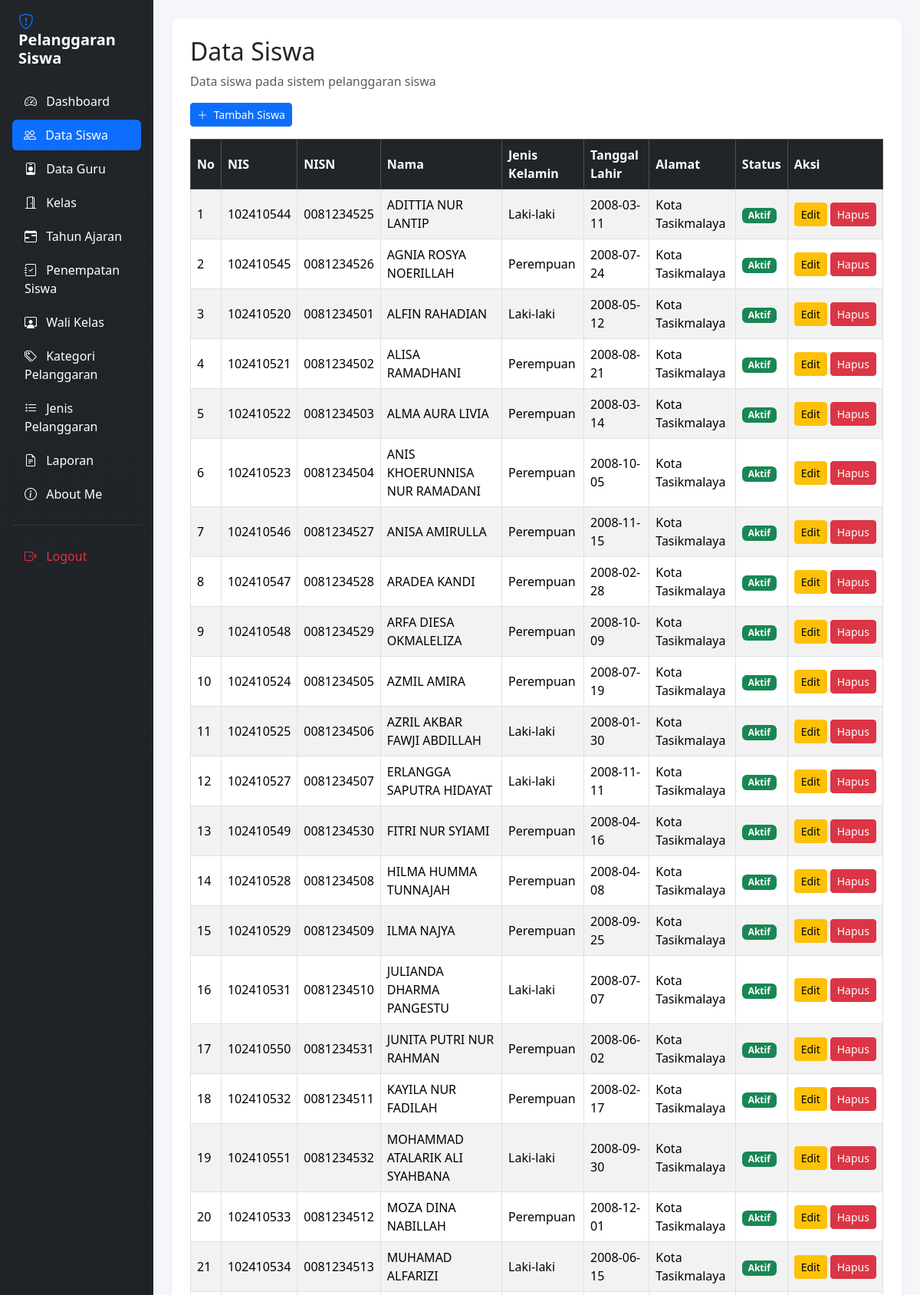
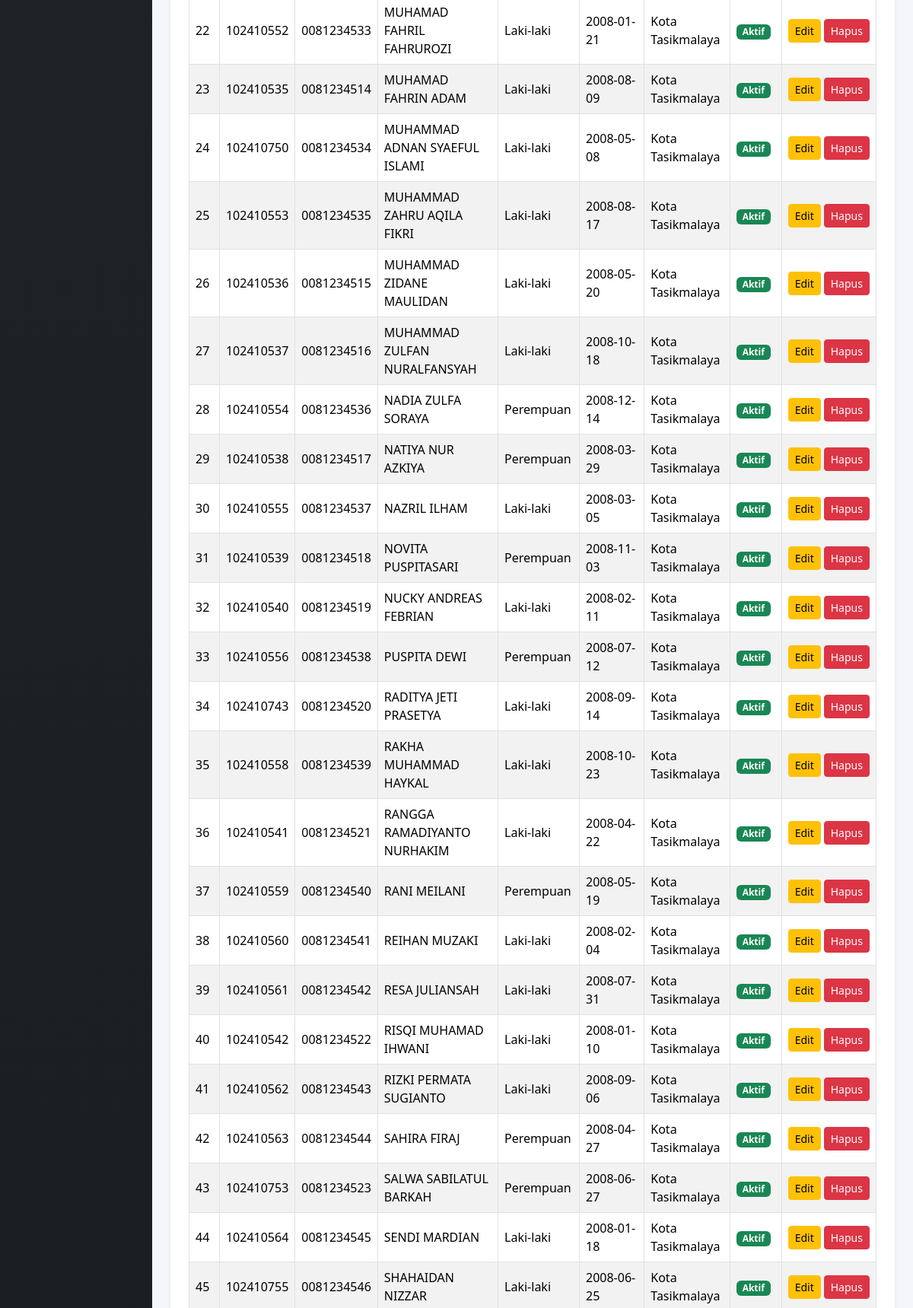
Screenshot of /data_siswa.php (signed in, upper part) with the database file from the repository (2 pictures, top to bottom).
### tables this page shows
CREATE TABLE `t_siswa` (
  `id` int(11) NOT NULL,
  `nis` varchar(30) DEFAULT NULL,
  `nisn` varchar(20) NOT NULL,
  `nama` varchar(150) DEFAULT NULL,
  `jenis_kelamin` char(1) NOT NULL,
  `tanggal_lahir` date NOT NULL,
  `alamat` text NOT NULL,
  `status_aktif` tinyint(1) NOT NULL,
  `created_at` timestamp NOT NULL DEFAULT current_timestamp(),
  `updated_at` timestamp NOT NULL DEFAULT current_timestamp()
);

### data_siswa.php (the view, shortened to what this page needs)
<?php
include "config/koneksi.php";
$sql = "SELECT * FROM t_siswa
        WHERE status_aktif = 1
        ORDER BY nama ASC";
$query = mysqli_query($koneksi, $sql);
?>
<!DOCTYPE html>
<html lang="id">
<head>
    <link href="https://cdn.jsdelivr.net/npm/bootstrap@5.3.3/dist/css/bootstrap.min.css"
          rel="stylesheet">
    <link href="https://cdn.jsdelivr.net/npm/bootstrap-icons@1.11.3/font/bootstrap-icons.min.css"
          rel="stylesheet">
    <link href="https://cdn.datatables.net/2.3.4/css/dataTables.bootstrap5.min.css"
          rel="stylesheet">
</head>
<body>
<div class="container-fluid">
    <div class="row">
        <div class="col-md-3 col-lg-2 sidebar min-vh-100 p-3">
            <h4 class="text-white mb-4 fw-bold fs-5 px-2">
                <i class="bi bi-shield-exclamation text-primary me-2"></i> Pelanggaran Siswa
            </h4>
            <?php if ($_SESSION['role'] == 'admin') { ?>
            <ul class="nav nav-pills flex-column gap-1">
                <li class="nav-item">
                    <a href="dashboard.php"
                       class="nav-link text-white">
                        <i class="bi bi-speedometer2 me-2"></i> Dashboard
                    </a>
                </li>
                <li class="nav-item">
                    <a href="data_siswa.php"
                       class="nav-link active">
                        <i class="bi bi-people me-2"></i> Data Siswa
                    </a>
                </li>
                <li class="nav-item">
                    <a href="data_guru.php"
                       class="nav-link text-white">
                        <i class="bi bi-person-badge me-2"></i> Data Guru
                    </a>
                </li>
                <li class="nav-item">
                    <a href="kelas.php"
                       class="nav-link text-white">
                        <i class="bi bi-door-open me-2"></i> Kelas
                    </a>
                </li>
                <li class="nav-item">
                    <a href="tahun_ajaran.php"
                       class="nav-link text-white">
                        <i class="bi bi-calendar-range me-2"></i> Tahun Ajaran
                    </a>
                </li>
                <li class="nav-item">
                    <a href="penepatan_siswa.php"
                       class="nav-link text-white">
                        <i class="bi bi-journal-check me-2"></i> Penempatan Siswa
                    </a>
                </li>
                <li class="nav-item">
                    <a href="wali_kelas.php"
                       class="nav-link text-white">
                        <i class="bi bi-person-workspace me-2"></i> Wali Kelas
                    </a>
                </li>
                <li class="nav-item">
                    <a href="kategori_pelanggaran.php"
                       class="nav-link text-white">
                        <i class="bi bi-tags me-2"></i> Kategori Pelanggaran
                    </a>
                </li>
                <li class="nav-item">
                    <a href="jenis_pelanggaran.php"
                       class="nav-link text-white">
                        <i class="bi bi-list-task me-2"></i> Jenis Pelanggaran
                    </a>
                </li>
                <li class="nav-item">
                    <a href="laporan.php"
                       class="nav-link text-white">
                        <i class="bi bi-file-earmark-text me-2"></i> Laporan
                    </a>
                </li>
                <li class="nav-item">
                    <a href="aboutme.php"
                       class="nav-link text-white">
                        <i class="bi bi-info-circle me-2"></i> About Me
                    </a>
                </li>
                <hr class="text-secondary my-3">
                <li class="nav-item">
                    <a href="logout.php"
                       class="nav-link text-danger">
                        <i class="bi bi-box-arrow-right me-2"></i> Logout
                    </a>
                </li>
            </ul>
            <?php } ?>
        </div>
        <main class="col-md-9 col-lg-10 p-4">
            <div class="card shadow-sm p-4 bg-white">
                <h2>Data Siswa</h2>
                <p class="text-muted">
                    Data siswa pada sistem pelanggaran siswa
                </p>
                <?php if ($_SESSION['role'] == 'admin') { ?>
                <div class="mb-3">
                    <a href="tambah_siswa.php"
                       class="btn btn-primary btn-sm">
                        <i class="bi bi-plus-lg me-1"></i> Tambah Siswa
                    </a>
                </div>
                <?php } ?>
                <div class="table-responsive">
                    <table id="tabelSiswa"
                           class="table table-bordered table-striped table-hover w-100 align-middle">
                        <thead class="table-dark">
                            <tr>
                                <th>No</th>
                                <th>NIS</th>
                                <th>NISN</th>
                                <th>Nama</th>
                                <th>Jenis Kelamin</th>
                                <th>Tanggal Lahir</th>
                                <th>Alamat</th>
                                <th>Status</th>
                                <th>Aksi</th>
                            </tr>
                        </thead>
                        <tbody>
                        <?php
                        $no = 1;
                        while ($siswa = mysqli_fetch_assoc($query)) {
                        ?>
                            <tr>
                                <td>
                                    <?= $no++; ?>
                                </td>
                                <td>
                                    <?= htmlspecialchars($siswa['nis'] ?? ''); ?>
                                </td>
                                <td>
                                    <?= htmlspecialchars($siswa['nisn'] ?? ''); ?>
                                </td>
                                <td>
                                    <?= htmlspecialchars($siswa['nama'] ?? ''); ?>
                                </td>
                                <td>
                                    <?php
                                    if (($siswa['jenis_kelamin'] ?? '') == 'L') {
                                        echo "Laki-laki";
                                    } elseif (($siswa['jenis_kelamin'] ?? '') == 'P') {
                                        echo "Perempuan";
                                    } else {
                                        echo "-";
                                    }
                                    ?>
                                </td>
                                <td>
                                    <?= htmlspecialchars($siswa['tanggal_lahir'] ?? ''); ?>
                                </td>
                                <td>
                                    <?= htmlspecialchars($siswa['alamat'] ?? ''); ?>
                                </td>
                                <td>
                                    <span class="badge text-bg-success">
                                        Aktif
                                    </span>
                                </td>
                                <td>
                                    <div class="d-flex gap-1">
                                        <?php if ($_SESSION['role'] == 'admin') { ?>
                                        <a
                                            href="edit_siswa.php?id=<?= urlencode((string)$siswa['id']); ?>"
                                            class="btn btn-warning btn-sm">
                                            Edit
                                        </a>
                                        <a
                                            href="hapus_siswa.php?id=<?= urlencode((string)$siswa['id']); ?>"
                                            class="btn btn-danger btn-sm"
                                            onclick="return confirm('Yakin ingin menonaktifkan siswa ini?');">
                                            Hapus
                                        </a>
                                        <?php } else { ?>
                                        <span class="text-muted">-</span>
                                        <?php } ?>
                                    </div>
                                </td>
                            </tr>
                        <?php } ?>
                        </tbody>
                    </table>
                </div>
            </div>
        </main>
    </div>
</div>
</body>
</html>

### data_siswa.php (style rules this page uses)
body { background-color: #f4f6f9; }
.nav-link { transition: all 0.3s ease; border-radius: 6px; }
.nav-link:hover, .nav-link.active { background-color: #0d6efd !important; color: white !important; padding-left: 15px; }
#tabelSiswa th, #tabelSiswa td { vertical-align: middle; }
.table-responsive { width: 100%; }
.card { border: none; border-radius: 12px; }
.sidebar { background: linear-gradient(180deg, #212529 0%, #1a1e21 100%); }

### rows the page displays
t_siswa: nis "102410544", nisn "0081234525", nama "ADITTIA NUR LANTIP", jenis_kelamin "Laki-laki", tanggal_lahir "2008-03-11", alamat "Kota Tasikmalaya"
t_siswa: nis "102410545", nisn "0081234526", nama "AGNIA ROSYA NOERILLAH", jenis_kelamin "Perempuan", tanggal_lahir "2008-07-24", alamat "Kota Tasikmalaya"
t_siswa: nis "102410520", nisn "0081234501", nama "ALFIN RAHADIAN", jenis_kelamin "Laki-laki", tanggal_lahir "2008-05-12", alamat "Kota Tasikmalaya"
t_siswa: nis "102410521", nisn "0081234502", nama "ALISA RAMADHANI", jenis_kelamin "Perempuan", tanggal_lahir "2008-08-21", alamat "Kota Tasikmalaya"
t_siswa: nis "102410522", nisn "0081234503", nama "ALMA AURA LIVIA", jenis_kelamin "Perempuan", tanggal_lahir "2008-03-14", alamat "Kota Tasikmalaya"
t_siswa: nis "102410523", nisn "0081234504", nama "ANIS KHOERUNNISA NUR RAMADANI", jenis_kelamin "Perempuan", tanggal_lahir "2008-10-05", alamat "Kota Tasikmalaya"
t_siswa: nis "102410546", nisn "0081234527", nama "ANISA AMIRULLA", jenis_kelamin "Perempuan", tanggal_lahir "2008-11-15", alamat "Kota Tasikmalaya"
t_siswa: nis "102410547", nisn "0081234528", nama "ARADEA KANDI", jenis_kelamin "Perempuan", tanggal_lahir "2008-02-28", alamat "Kota Tasikmalaya"
t_siswa: nis "102410548", nisn "0081234529", nama "ARFA DIESA OKMALELIZA", jenis_kelamin "Perempuan", tanggal_lahir "2008-10-09", alamat "Kota Tasikmalaya"
t_siswa: nis "102410524", nisn "0081234505", nama "AZMIL AMIRA", jenis_kelamin "Perempuan", tanggal_lahir "2008-07-19", alamat "Kota Tasikmalaya"
t_siswa: nis "102410525", nisn "0081234506", nama "AZRIL AKBAR FAWJI ABDILLAH", jenis_kelamin "Laki-laki", tanggal_lahir "2008-01-30", alamat "Kota Tasikmalaya"
t_siswa: nis "102410527", nisn "0081234507", nama "ERLANGGA SAPUTRA HIDAYAT", jenis_kelamin "Laki-laki", tanggal_lahir "2008-11-11", alamat "Kota Tasikmalaya"
t_siswa: nis "102410549", nisn "0081234530", nama "FITRI NUR SYIAMI", jenis_kelamin "Perempuan", tanggal_lahir "2008-04-16", alamat "Kota Tasikmalaya"
t_siswa: nis "102410528", nisn "0081234508", nama "HILMA HUMMA TUNNAJAH", jenis_kelamin "Perempuan", tanggal_lahir "2008-04-08", alamat "Kota Tasikmalaya"
t_siswa: nis "102410529", nisn "0081234509", nama "ILMA NAJYA", jenis_kelamin "Perempuan", tanggal_lahir "2008-09-25", alamat "Kota Tasikmalaya"
t_siswa: nis "102410531", nisn "0081234510", nama "JULIANDA DHARMA PANGESTU", jenis_kelamin "Laki-laki", tanggal_lahir "2008-07-07", alamat "Kota Tasikmalaya"
t_siswa: nis "102410550", nisn "0081234531", nama "JUNITA PUTRI NUR RAHMAN", jenis_kelamin "Perempuan", tanggal_lahir "2008-06-02", alamat "Kota Tasikmalaya"
t_siswa: nis "102410532", nisn "0081234511", nama "KAYILA NUR FADILAH", jenis_kelamin "Perempuan", tanggal_lahir "2008-02-17", alamat "Kota Tasikmalaya"
t_siswa: nis "102410551", nisn "0081234532", nama "MOHAMMAD ATALARIK ALI SYAHBANA", jenis_kelamin "Laki-laki", tanggal_lahir "2008-09-30", alamat "Kota Tasikmalaya"
t_siswa: nis "102410533", nisn "0081234512", nama "MOZA DINA NABILLAH", jenis_kelamin "Perempuan", tanggal_lahir "2008-12-01", alamat "Kota Tasikmalaya"
t_siswa: nis "102410534", nisn "0081234513", nama "MUHAMAD ALFARIZI", jenis_kelamin "Laki-laki", tanggal_lahir "2008-06-15", alamat "Kota Tasikmalaya"
t_siswa: nis "102410552", nisn "0081234533", nama "MUHAMAD FAHRIL FAHRUROZI", jenis_kelamin "Laki-laki", tanggal_lahir "2008-01-21", alamat "Kota Tasikmalaya"
t_siswa: nis "102410535", nisn "0081234514", nama "MUHAMAD FAHRIN ADAM", jenis_kelamin "Laki-laki", tanggal_lahir "2008-08-09", alamat "Kota Tasikmalaya"
t_siswa: nis "102410750", nisn "0081234534", nama "MUHAMMAD ADNAN SYAEFUL ISLAMI", jenis_kelamin "Laki-laki", tanggal_lahir "2008-05-08", alamat "Kota Tasikmalaya"
t_siswa: nis "102410553", nisn "0081234535", nama "MUHAMMAD ZAHRU AQILA FIKRI", jenis_kelamin "Laki-laki", tanggal_lahir "2008-08-17", alamat "Kota Tasikmalaya"
t_siswa: nis "102410536", nisn "0081234515", nama "MUHAMMAD ZIDANE MAULIDAN", jenis_kelamin "Laki-laki", tanggal_lahir "2008-05-20", alamat "Kota Tasikmalaya"
t_siswa: nis "102410537", nisn "0081234516", nama "MUHAMMAD ZULFAN NURALFANSYAH", jenis_kelamin "Laki-laki", tanggal_lahir "2008-10-18", alamat "Kota Tasikmalaya"
t_siswa: nis "102410554", nisn "0081234536", nama "NADIA ZULFA SORAYA", jenis_kelamin "Perempuan", tanggal_lahir "2008-12-14", alamat "Kota Tasikmalaya"
t_siswa: nis "102410538", nisn "0081234517", nama "NATIYA NUR AZKIYA", jenis_kelamin "Perempuan", tanggal_lahir "2008-03-29", alamat "Kota Tasikmalaya"
t_siswa: nis "102410555", nisn "0081234537", nama "NAZRIL ILHAM", jenis_kelamin "Laki-laki", tanggal_lahir "2008-03-05", alamat "Kota Tasikmalaya"
t_siswa: nis "102410539", nisn "0081234518", nama "NOVITA PUSPITASARI", jenis_kelamin "Perempuan", tanggal_lahir "2008-11-03", alamat "Kota Tasikmalaya"
t_siswa: nis "102410540", nisn "0081234519", nama "NUCKY ANDREAS FEBRIAN", jenis_kelamin "Laki-laki", tanggal_lahir "2008-02-11", alamat "Kota Tasikmalaya"
t_siswa: nis "102410556", nisn "0081234538", nama "PUSPITA DEWI", jenis_kelamin "Perempuan", tanggal_lahir "2008-07-12", alamat "Kota Tasikmalaya"
t_siswa: nis "102410743", nisn "0081234520", nama "RADITYA JETI PRASETYA", jenis_kelamin "Laki-laki", tanggal_lahir "2008-09-14", alamat "Kota Tasikmalaya"
t_siswa: nis "102410558", nisn "0081234539", nama "RAKHA MUHAMMAD HAYKAL", jenis_kelamin "Laki-laki", tanggal_lahir "2008-10-23", alamat "Kota Tasikmalaya"
t_siswa: nis "102410541", nisn "0081234521", nama "RANGGA RAMADIYANTO NURHAKIM", jenis_kelamin "Laki-laki", tanggal_lahir "2008-04-22", alamat "Kota Tasikmalaya"
t_siswa: nis "102410559", nisn "0081234540", nama "RANI MEILANI", jenis_kelamin "Perempuan", tanggal_lahir "2008-05-19", alamat "Kota Tasikmalaya"
t_siswa: nis "102410560", nisn "0081234541", nama "REIHAN MUZAKI", jenis_kelamin "Laki-laki", tanggal_lahir "2008-02-04", alamat "Kota Tasikmalaya"
t_siswa: nis "102410561", nisn "0081234542", nama "RESA JULIANSAH", jenis_kelamin "Laki-laki", tanggal_lahir "2008-07-31", alamat "Kota Tasikmalaya"
t_siswa: nis "102410542", nisn "0081234522", nama "RISQI MUHAMAD IHWANI", jenis_kelamin "Laki-laki", tanggal_lahir "2008-01-10", alamat "Kota Tasikmalaya"
t_siswa: nis "102410562", nisn "0081234543", nama "RIZKI PERMATA SUGIANTO", jenis_kelamin "Laki-laki", tanggal_lahir "2008-09-06", alamat "Kota Tasikmalaya"
t_siswa: nis "102410563", nisn "0081234544", nama "SAHIRA FIRAJ", jenis_kelamin "Perempuan", tanggal_lahir "2008-04-27", alamat "Kota Tasikmalaya"
t_siswa: nis "102410753", nisn "0081234523", nama "SALWA SABILATUL BARKAH", jenis_kelamin "Perempuan", tanggal_lahir "2008-06-27", alamat "Kota Tasikmalaya"
t_siswa: nis "102410564", nisn "0081234545", nama "SENDI MARDIAN", jenis_kelamin "Laki-laki", tanggal_lahir "2008-01-18", alamat "Kota Tasikmalaya"
t_siswa: nis "102410755", nisn "0081234546", nama "SHAHAIDAN NIZZAR", jenis_kelamin "Laki-laki", tanggal_lahir "2008-06-25", alamat "Kota Tasikmalaya"
